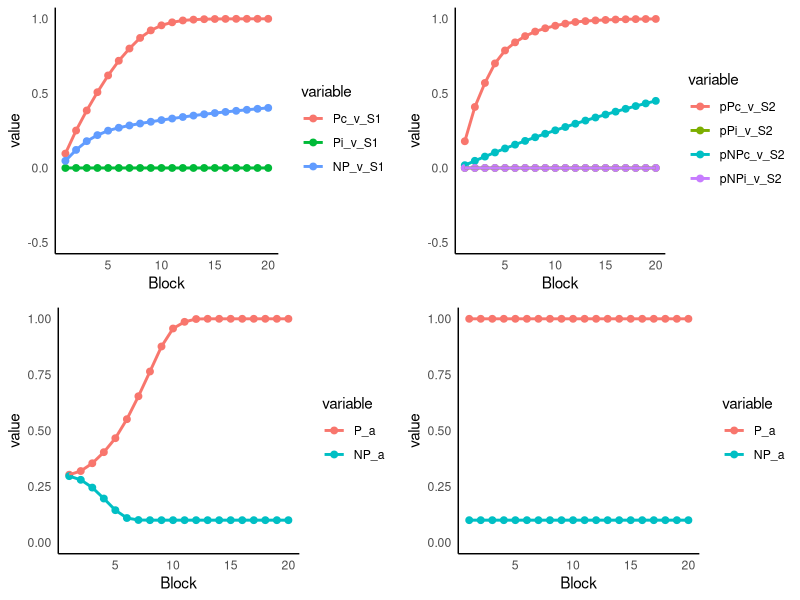

The R source for this figure:
# Simulation of a Learned Predictiveness design
# Two learning rules: Rescorla & Wagner (1972) and Mackintosh (1975). 
# Mackintosh based on description in Beesley, Nguyen, Pearson, & Le Pelley (2015)

rm(list=ls())

library(pracma)
library(tidyverse)
library(reshape2)
library(gridExtra)

# simulation parameters
learningRule  <- 2 # 1 = RW72, 2 = Mack75
alpha <-  0.3 # starting value of alpha
beta <-  0.3 
aLR <- .1 # alpha learning rate for Mack75
simPs = 4 # number of simulated participants
numBlocks_Stg1 = 20
numBlocks_Stg2 = 20
trialData <- data.frame(matrix(0,nrow = simPs*(numBlocks_Stg1*8 + numBlocks_Stg2*4),ncol = 47))

colnames(trialData) <- c("simP", "Stage", "Block", "Cue 1", "Cue 2", "Cor Out", "Inc Out",
  "vA_1", "vB_1", "vC_1", "vD_1", "vV_1", "vW_1", "vX_1", "vY_1",
  "vA_2", "vB_2", "vC_2", "vD_2", "vV_2", "vW_2", "vX_2", "vY_2",
  "vA_3", "vB_3", "vC_3", "vD_3", "vV_3", "vW_3", "vX_3", "vY_3",
  "vA_4", "vB_4", "vC_4", "vD_4", "vV_4", "vW_4", "vX_4", "vY_4",
  "aA", "aB", "aC", "aD", "aV", "aW", "aX", "aY") 

count <- 0 # used to determine the row to record data into

for (p in 1:simPs) { # loop for simulated participants
  
  # setup the trial sequence
  
  # Stage 1 trials: (cue1/cue2/correct outcome/incorrect outcome)
  AV1 = c(1,5,1,2); AW1 = c(1,6,1,2)
  BV2 = c(2,5,2,1); BW2 = c(2,6,2,1)
  CX2 = c(3,7,2,1); CY2 = c(3,8,2,1)
  DX1 = c(4,7,1,2); DY1 = c(4,8,1,2)
  stg1Blk <- rbind(AV1,AW1,BV2,BW2,CX2,CY2,DX1,DY1)
  
  # Stage 2 trials: (cue1/cue2/correct outcome/incorrect outcome)
  AX3 = c(1,7,3,4); BY4 = c(2,8,4,3)
  CV3 = c(3,5,3,4); DW4 = c(4,6,4,3)
  stg2Blk <- rbind(AX3,BY4,CV3,DW4)
  
  trialSeq.S1 <- repmat(stg1Blk, numBlocks_Stg1,1)  #repmat is from pracma library (if there's a better way, let me know!)
  trialSeq.S1 <- trialSeq.S1[sample(nrow(trialSeq.S1)),] # shuffle by rows (a crude randomisation, but will make little difference)

  trialSeq.S2 <- repmat(stg2Blk, numBlocks_Stg2,1)
  trialSeq.S2 <- trialSeq.S2[sample(nrow(trialSeq.S2)),]
  
  trialSeq <- rbind(trialSeq.S1,trialSeq.S2) # the final order of trials to present to the model
  
  blockNums <- c(rep(1:numBlocks_Stg1, each=8), rep(1:numBlocks_Stg2, each=4)) # add block numbers
  stageNums <- c(rep(1,nrow(trialSeq.S1)), rep(2,nrow(trialSeq.S2))) # add stage numbers
  
  trialSeq <- cbind(stageNums,blockNums,trialSeq) # final trial sequence array
  
  colnames(trialSeq) <- c("Stage", "Block", "Cue 1", "Cue 2", "Cor Out", "Inc Out")
  
  # inititalise storage variables for simulated subject 
  v <-  matrix(0,nrow=8,ncol=4) # assoc. strength - 8 cues by 4 outcomes
  a <- rep(alpha, 8) # starting values of alpha
  lambda <-  c(1,0) # correct outcome / incorrect outcome (used as it loops outcomes)
  
  for (t in 1:nrow(trialSeq)) {
    cues <-  trialSeq[t,3:4] # current trial cues
    outs <-  trialSeq[t,5:6] # current trial outs (correct, incorrect)
    if (learningRule == 1) { 
      # Rescorla-Wagner 1972
      for (o in 1:2) {
        error <- lambda[o] - (v[cues[1],outs[o]] + v[cues[2],outs[o]]) # calculate error based on summed v
        for (c in 1:2){
          v[cues[c],outs[o]] <- v[cues[c],outs[o]] + alpha*beta*error # update v for each cue based on error
        }
      }
    }
    else if (learningRule == 2) { 
      # Mackintosh 1975
      for (o in 1:2) {
        for (c in 1:2){
          error <- lambda[o] - v[cues[c],outs[o]] # calculate error based on single v
          v[cues[c],outs[o]] <- v[cues[c],outs[o]] + a[cues[c]]*beta*error # update v for each cue based on error
        }
      }
      # determine best predictor of correct outcome and update alphas
      errDiff <- abs(1 - v[cues[1],outs[1]]) - abs(1 - v[cues[2],outs[1]]) # positive means second cue is better, negative first cue better
      if (errDiff < 0) { # cue 1 the better predictor of correct outcome
        a[cues[1]] <- a[cues[1]] + aLR*abs(errDiff)
        a[cues[2]] <- a[cues[2]] - aLR*abs(errDiff)
      } else if (errDiff > 0) { # cue 2 the better predictor of correct outcome
        a[cues[1]] <- a[cues[1]] - aLR*abs(errDiff)
        a[cues[2]] <- a[cues[2]] + aLR*abs(errDiff)
      }
      a[a<.1] <- .1; a[a>1] <- 1 # impose limits on alpha
    }
    count <- count + 1
    # write the new associative strengths / alphas out next to trial events (add simP num, p)
    trialData[count,] <- c(p,trialSeq[t,],rep(v),a) 
  }
}

# Analysis phase

# Make new columnns from averages of equivalent cues
trialData <- trialData %>% 
  mutate(Pc_v_S1 = rowMeans(trialData[,c("vA_1", "vB_2", "vC_2", "vD_1")])) %>%  # P cues, correct outcome, Stage 1
  mutate(Pi_v_S1 = rowMeans(trialData[,c("vA_2", "vB_1", "vC_1", "vD_2")])) %>% # P cues, incorrect outcome, Stage 1
  mutate(NP_v_S1 = rowMeans(trialData[,c("vV_1", "vV_2", "vW_1", "vW_2", "vX_1", "vX_2", "vY_1", "vY_2")])) %>% # NP cues, Stage 1
  mutate(pPc_v_S2 = rowMeans(trialData[,c("vA_3", "vB_4", "vC_3", "vD_4")])) %>% # Previously P cues, correct outcome, Stage 2
  mutate(pPi_v_S2 = rowMeans(trialData[,c("vA_4", "vB_3", "vC_4", "vD_3")])) %>% # Previously P cues, incorrect outcome, Stage 2
  mutate(pNPc_v_S2 = rowMeans(trialData[,c("vX_3", "vY_4", "vV_3", "vW_4")])) %>% # Previously NP cues, correct outcome, Stage 2
  mutate(pNPi_v_S2 = rowMeans(trialData[,c("vX_4", "vY_3", "vV_4", "vW_3")])) %>% # Previously NP cues, incorrect outcome, Stage 2
  mutate(P_a = rowMeans(trialData[,c("aA", "aB", "aC", "aD")])) %>% # P cues, alpha
  mutate(NP_a = rowMeans(trialData[,c("aV", "aW", "aX", "aY")])) # NP cues, alpha

# set the theme for the graphs
theme_set(theme_minimal())
theme_update(panel.grid.major = element_blank(), panel.grid.minor = element_blank(), 
             axis.line = element_line(size = 0.5, linetype = "solid", colour = "black"))

# filter and summarize mean values across blocks in Stage 1
Stg1_v_Results <- trialData %>% filter(Stage == 1) %>% 
  group_by(Block) %>% summarise_at(vars(Pc_v_S1,Pi_v_S1,NP_v_S1),mean) # gives summary of vA across participants.
Stg1_a_Results <- trialData %>% filter(Stage == 1) %>% 
  group_by(Block) %>% summarise_at(vars(P_a, NP_a),mean) # gives summary of vA across participants.

# plot the Stage 1 associative strengths
s1_v_graph <- ggplot(melt(Stg1_v_Results, id = "Block"), aes(x = Block, y = value, colour = variable)) + 
  geom_point(size = 2) + geom_line(size = 1) + ylim(-.5,1)
# plot the Stage 1 alpha
s1_a_graph <- ggplot(melt(Stg1_a_Results, id = "Block"), aes(x = Block, y = value, colour = variable)) + 
  geom_point(size = 2) + geom_line(size = 1) +ylim(0,1)

# filter and summarize mean values across blocks in Stage 2
Stg2_v_Results <- trialData %>% filter(Stage == 2) %>% 
  group_by(Block) %>% summarise_at(vars(pPc_v_S2,pPi_v_S2,pNPc_v_S2,pNPi_v_S2),mean) # gives summary of vA across participants.
Stg2_a_Results <- trialData %>% filter(Stage == 2) %>% 
  group_by(Block) %>% summarise_at(vars(P_a, NP_a),mean) # gives summary of vA across participants.

# plot the Stage 2 associative strengths
s2_v_graph <- ggplot(melt(Stg2_v_Results, id = "Block"), aes(x = Block, y = value, colour = variable)) + 
  geom_point(size = 2) + geom_line(size = 1) + ylim(-.5,1)
# plot the Stage 2 alpha
s2_a_graph <- ggplot(melt(Stg2_a_Results, id = "Block"), aes(x = Block, y = value, colour = variable)) + 
  geom_point(size = 2) + geom_line(size = 1) + ylim(0,1)

# present as 2x2 grid - top Vs, bottom alphas
grid.arrange(s1_v_graph, s2_v_graph, s1_a_graph, s2_a_graph, ncol=2)

# #save
g <- arrangeGrob(s1_v_graph, s2_v_graph, s1_a_graph, s2_a_graph, ncol=2) #generates g
ggsave(file="graphOutput.png", g) #saves g

